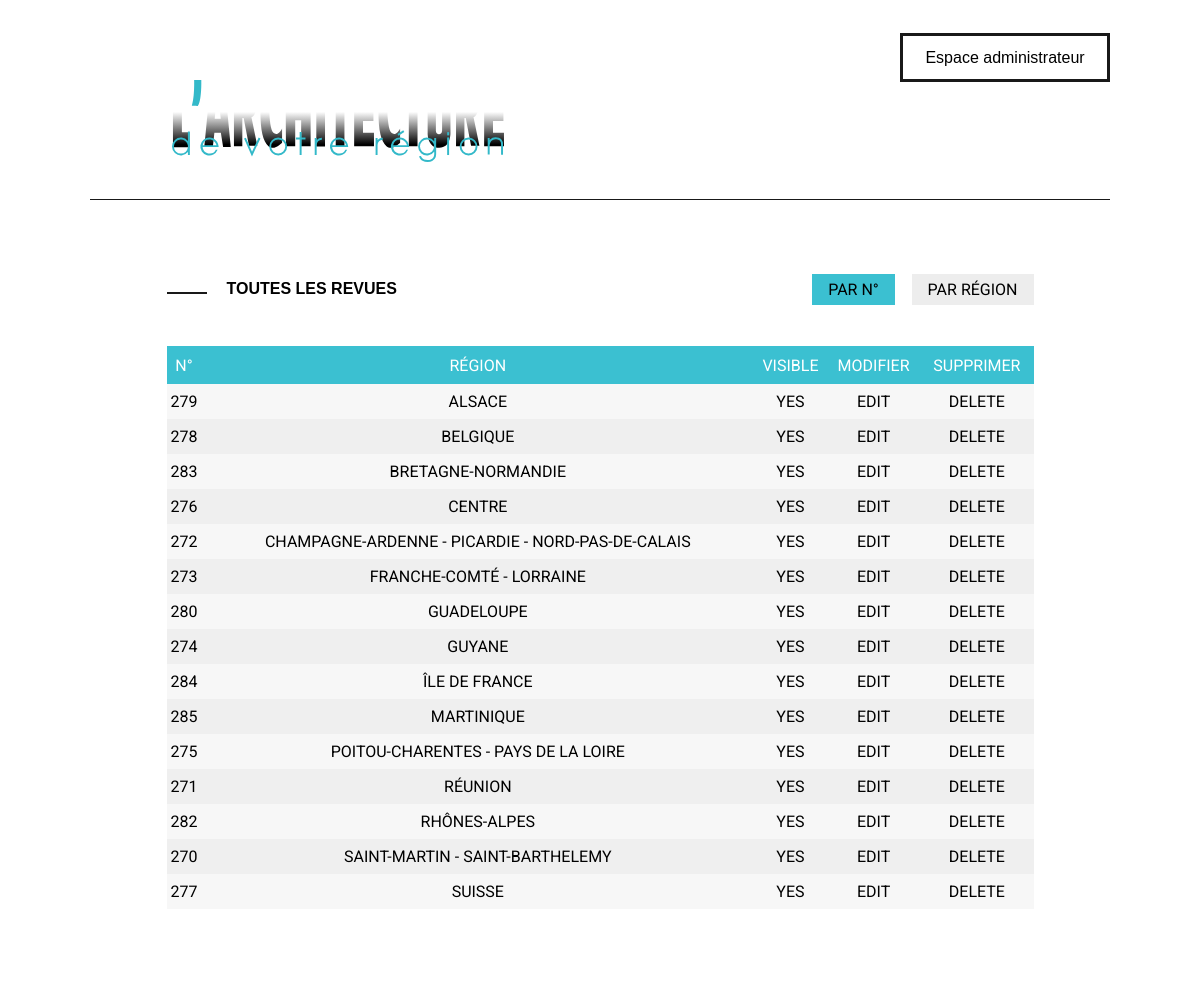
The page /backoffice.php (upper part) on the database as committed earlier.
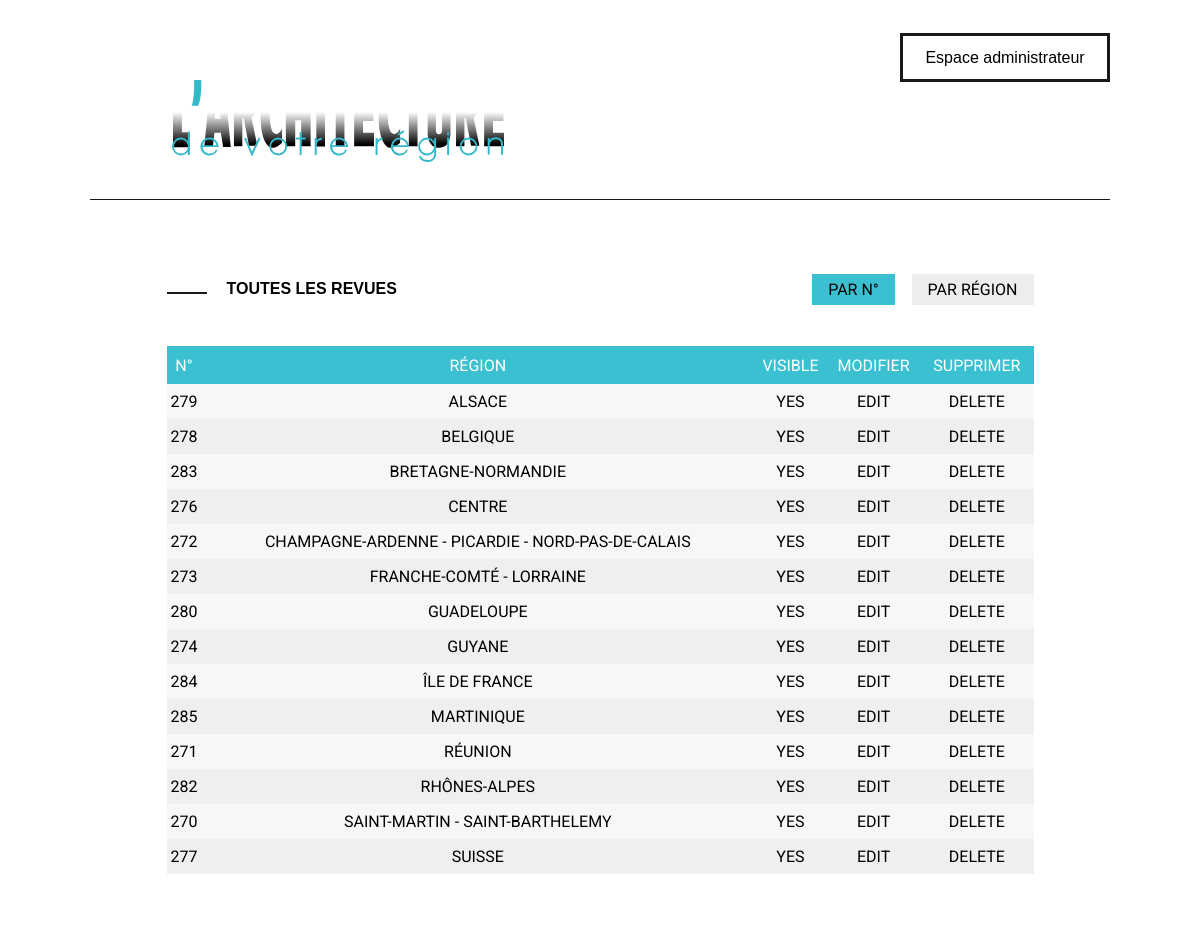
The same page on the database as committed later.
### tables this page shows
CREATE TABLE `journals` (
  `id` int(11) NOT NULL,
  `number` int(255) NOT NULL,
  `date` varchar(255) NOT NULL,
  `img` varchar(255) NOT NULL,
  `region` varchar(255) NOT NULL,
  `slug` varchar(255) NOT NULL,
  `synopsis` text NOT NULL,
  `partner` varchar(255) NOT NULL,
  `alt` varchar(255) NOT NULL
);

### php/dbconfig.php (called while the page is built, shortened)
<?php
try
{
    $bdd = new PDO('mysql:host=localhost;dbname=architecte;charset=utf8', 'root', 'root');
}
catch (Exception $e)
{
    die('Erreur : ' . $e->getMessage());
}
    include_once 'crud/class.crud.php';
    $crud = new crud($bdd);
?>

### php/crud/class.crud.php (called while the page is built, shortened)
<?php
class crud
{
    private $db;
    public function __construct(\PDO $db_con)
    {
        $this->db = $db_con;
    }
    public function dataview($query)
    {
        $stmt = $this->db->prepare($query);
        $stmt->execute();
        return $stmt;
    }
}

### backoffice.php (the view, shortened to what this page needs)
<?php
include_once('php/dbconfig.php');
include 'header-bo.php';
?>
<main>
  <section class="view-journals">
    <div class="head-view-journals">
      <h2>Toutes les revues</h2>
      <div class="filters">
        <span class="active"><a href="backoffice.php?order=number">par n°</a></span>
        <span><a href="backoffice.php?order=region">par région</a></span>
      </div>
    </div>
    <table border="0" cellspacing="0" cellpadding="0">
      <thead>
        <tr>
          <td>n°</td>
          <td>région</td>
          <td>visible</td>
          <td>modifier</td>
          <td>supprimer</td>
        </tr>
      </thead>
      <tbody>
      <?php
      if (isset($_GET['order'])) {
        if ($_GET['order'] === 'number'){
          $query = "SELECT `id`, `number`, `region` FROM journals ORDER BY `number` DESC";
          }
      }else {
        $query = "SELECT `id`, `number`, `region` FROM journals ORDER BY `region` ASC";
      }
      $data = $crud->dataview($query);
      while($row = $data->fetch(PDO::FETCH_ASSOC)):
      ?>
        <tr>
          <td><?=$row['number']?></td>
          <td><?=$row['region']?></td>
          <td>yes</td>
          <td><a href="modify.php?id=<?php echo $row["id"]?>" class="btn btn-large btn-info">Edit</a></td>
          <td>Delete</td>
        </tr>
      <?php endwhile;?>
      </tbody>
    </table>
  </section>
</main>
</body>
</html>

Rows that differ between the two databases and show on the page:
removed journals: number "275", region "POITOU-CHARENTES - PAYS DE LA LOIRE"
